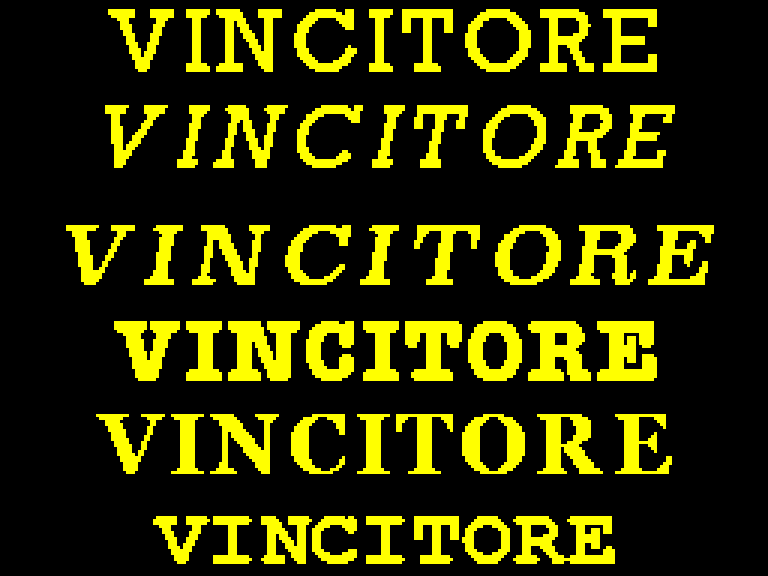

Reproduce this figure in Python.
#!/usr/bin/env python3
"""Compare traditional fonts for the banner wordmark at Spectrum res. Renders VINCITORE on a
black band in each candidate (letter-spaced + hard-thresholded), quantizes, stacks for review."""
import os
from PIL import Image, ImageDraw, ImageFont
OUT=os.path.dirname(os.path.abspath(__file__)); SUP="/System/Library/Fonts/Supplemental/"
def pal(i,b):
    c=0xFF if b else 0xCD
    return (c if i&2 else 0,c if i&4 else 0,c if i&1 else 0)
CAND={b:[pal(i,b) for i in range(8)] for b in (0,1)}
def q(img):  # quantize any 256xH (H%8==0) to a flat-2-colour preview image
    W,H=img.size; px=img.convert('RGB').load(); out=Image.new('RGB',(W,H)); op=out.load()
    for cy in range(H//8):
        for cx in range(W//8):
            pix=[px[cx*8+x,cy*8+y] for y in range(8) for x in range(8)]
            best=(1e30,0,0,1)
            for br in(0,1):
                cd=CAND[br]; dl=[[(p[0]-c[0])**2+(p[1]-c[1])**2+(p[2]-c[2])**2 for c in cd] for p in pix]
                for a in range(8):
                    for b in range(a+1,8):
                        e=sum(min(dr[a],dr[b]) for dr in dl)
                        if e<best[0]: best=(e,a,b,br)
            _,ia,ib,br=best; pr,ik=CAND[br][ia],CAND[br][ib]
            for y in range(8):
                for x in range(8):
                    c=pix[y*8+x]
                    op[cx*8+x,cy*8+y]= ik if (c[0]-ik[0])**2+(c[1]-ik[1])**2+(c[2]-ik[2])**2 < (c[0]-pr[0])**2+(c[1]-pr[1])**2+(c[2]-pr[2])**2 else pr
    return out
def tracked(md,word,font,sp):
    ws=[md.textbbox((0,0),ch,font=font)[2] for ch in word]; return sum(ws)+sp*(len(word)-1),ws
def strip(word,path,idx,size,sp,thr=80,maxw=226):
    f=ImageFont.truetype(path,size,index=idx)
    md=ImageDraw.Draw(Image.new('L',(4,4)))
    while size>10:
        tw,_=tracked(md,word,f,sp)
        if tw<=maxw: break
        size-=1; f=ImageFont.truetype(path,size,index=idx)
    img=Image.new('L',(256,32),0); d=ImageDraw.Draw(img)
    tw,ws=tracked(md,word,f,sp); x=128-tw//2
    asc=f.getmetrics()[0]
    for ch,w in zip(word,ws):
        bb=d.textbbox((0,0),ch,font=f); d.text((x-bb[0],4),ch,font=f,fill=255); x+=w+sp
    m=img.point(lambda v:255 if v>=thr else 0)
    band=Image.new('RGB',(256,32),(0,0,0)); band.paste(Image.new('RGB',(256,32),(255,255,0)),(0,0),m)
    return q(band)

fonts=[("Rockwell",SUP+"Rockwell.ttc",0,2),("Rockwell-bold?",SUP+"Rockwell.ttc",1,2),
       ("SuperClarendon",SUP+"SuperClarendon.ttc",1,2),("AmTypewriter-bold",SUP+"AmericanTypewriter.ttc",2,1),
       ("Georgia-bold",SUP+"Georgia Bold.ttf",0,2),("Courier-bold",SUP+"Courier New Bold.ttf",0,0)]
rows=[]
for name,path,idx,sp in fonts:
    try: rows.append((name,strip("VINCITORE",path,idx,28,sp)))
    except Exception as e: print("skip",name,e)
big=Image.new('RGB',(256,32*len(rows)),(40,40,40))
for i,(name,s) in enumerate(rows): big.paste(s,(0,i*32))
big.resize((256*3,32*len(rows)*3),Image.NEAREST).save(f"{OUT}/font_test.png")
print("fonts:", [r[0] for r in rows]); print("-> font_test.png")
